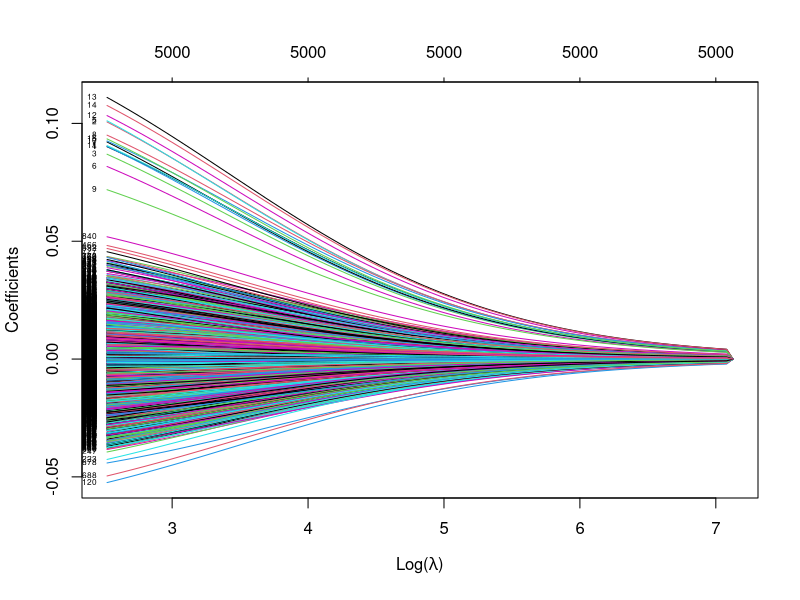

Write the R code that produced this figure.
library(glmnet) 


n <- 1000  # Number of observations
p <- 5000  # Number of predictors included in model
real_p <- 15  # Number of true predictors

## Generate the data
x <- matrix(rnorm(n*p), nrow=n, ncol=p)
y <- apply(x[,1:real_p], 1, sum) + rnorm(n)

## data will be used for Testing.
train_rows <- sample(1:n, .66*n)
x.train <- x[train_rows, ]
x.test <- x[-train_rows, ]

y.train <- y[train_rows]
y.test <- y[-train_rows]


### RIDGE REGRESSION ###
m_ridge <- glmnet(x.train, y.train, alpha = 0)

# plot model coefficients vs. shrinkage parameter lambda
plot(m_ridge, xvar = "lambda", label = TRUE, xlab = expression(paste("Log(", lambda, ")")))
